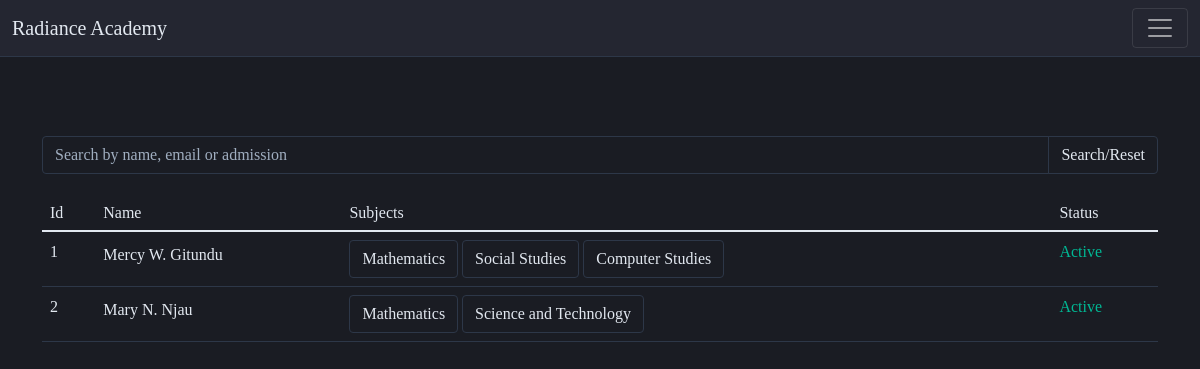
Page /Supervisor/TeachersView/ (signed in) on the committed database.
### Users/models.py (models this page shows, shortened)
class MyUser(AbstractBaseUser):
    class Role(models.TextChoices):
        Student = "Student"
        Teacher = "Teacher"
        ADMIN = "Admin"
        Finance = "Finance"
        Guardian = "Guardian"
        Receptionist = "Receptionist"
        Supervisor = "Supervisor"
        Referer = "Referer"
        Supplier = "Supplier"
    base_role = Role.Student
    email = models.EmailField(unique=True, null=True, blank=True)
    school = models.ForeignKey(Schools, null=True,blank=True, on_delete=models.CASCADE)
    id_number = models.CharField(max_length=20, unique=True)  # ✅ Ensure unique=True
    uuid = models.UUIDField(default=uuid.uuid4, unique=True, editable=False)
    date = models.DateField(default=timezone.now)
    role = models.CharField(max_length=15, choices=Role.choices, default=base_role)
    is_active = models.BooleanField(default=True)
    is_admin = models.BooleanField(default=False)
    is_staff = models.BooleanField(default=False)  # ✅ Required for Django Admin
    is_superuser = models.BooleanField(default=False)  # ✅ Needed for superusers
    objects = MyUserManager()
    USERNAME_FIELD = 'id_number'  # ✅ Django now identifies users by ID number
    REQUIRED_FIELDS = []  # No other required fields

class Schools(models.Model):
    uuid = models.UUIDField(default=uuid.uuid4, unique=True)
    names = models.CharField(max_length=150)
    display = models.CharField(max_length=100, null=True)
    location = models.CharField(max_length=100)
    contact = models.CharField(max_length=100)
    is_active = models.BooleanField(default=True)
    has_boarding = models.BooleanField(default=True)
    is_mixed = models.BooleanField(default=False)

class PersonalProfile(models.Model):
    user = models.OneToOneField(MyUser, on_delete=models.CASCADE)
    f_name = models.CharField(max_length=30)
    is_boarder = models.BooleanField(default=False)
    location = models.CharField(max_length=100, blank=True)
    l_name = models.CharField(max_length=30)
    surname = models.CharField(max_length=30, blank=True)
    gender = models.CharField(max_length=10, blank=True)
    phone = models.CharField(max_length=20, null=True)
    def get_names(self):
        first = self.f_name
        last = self.l_name
        surname = self.surname
        if first or last or surname:
            if last:
                last = last[0]
            return first.title() + ' ' + last.title() + '.' + ' ' + surname.title()
        else:
            return self.user

### SubjectList/models.py (models this page shows)
class Course(models.Model):
    name = models.CharField(max_length=100)
    discipline = models.CharField(max_length=20)
    abbreviation = models.CharField(max_length=10, default='Math')
    def __str__(self):
        return self.name

### Supervisor/views.py (the view, shortened to what this page needs)
# urls.py: path('TeachersView/', TeachersView.as_view(), name='teachers-view'),
class TeachersView(LoginRequiredMixin, TemplateView):
    template_name = 'Supervisor/teachers_view.html'
    def get_context_data(self, **kwargs):
        context = super().get_context_data(**kwargs)
        user = self.request.user
        try:
            users  = MyUser.objects.filter(role='Teacher', school=user.school)
            context['users'] = users
        except Exception:
            messages.error(self.request, 'We could not fetch Teachers from the database')
        return context

### Supervisor/templates/Supervisor/teachers_view.html (shortened to what this page needs)
{% extends 'Supervisor/base.html' %}
{% load custom_filters %}
{% block content %}
<div class="container py-4">
    <br><br>
    <form method="post">
        <div class="input-group mb-3">
            <input type="text" class="form-control" name="search" placeholder="Search by name, email or admission" aria-label="Search" aria-describedby="button-addon2">
            <button class="btn btn-outline-secondary" type="submit" id="button-addon2">Search/Reset</button>
        </div>
    </form>
    <table class="table">
        <thead>
            <tr>
                <th><h6>Id</h6></th>
                <th><h6>Name</h6></th>
                <th><h6>Subjects</h6></th>
                <th><h6>Status</h6></th>
            </tr>
        </thead>
        <tbody>
            {% for user in users %}
            <tr>
                <td>{{ forloop.counter }}</td>
                <td><a href="{% url 'teacher-id' user.id %}"><h6>{{ user.personalprofile.get_names|title }}</h6></a></td>
                <td>
                    {% for subject in user.teacherprofile.subject.all %}
                    <button class="btn btn-outline-secondary">{{ subject }}</button>
                    {% endfor %}
                </td>
                <td class="{% if user.is_active %}status-active{% else %}status-disabled{% endif %}">
                    {% if user.is_active %}Active{% else %}Disabled{% endif %}
                </td>
            </tr>
            {% endfor %}
        </tbody>
    </table>
</div>
{% endblock %}

### Supervisor/templates/Supervisor/base.html (shortened to what this page needs)
{% load static %}
{% load supervisor_filters %}
<!DOCTYPE html>
<html lang="en">
<head>
  <link href="https://cdn.jsdelivr.net/npm/bootstrap@5.1.3/dist/css/bootstrap.min.css" rel="stylesheet"
>
  <link rel="stylesheet" type="text/css" href="{% static 'Users/styles.css' %}">
  <link rel="stylesheet" type="text/css" href="{% static 'SubjectList/SubjectLiist.css' %}">
  <link rel="stylesheet" type="text/css" href="{% static 'Guardian/Guardian.css' %}">
  <link rel="stylesheet" type="text/css" href="{% static 'Teacher/teacher.css' %}">
  <link rel="stylesheet" type="text/css" href="{% static 'Supervisor/Supervisor.css' %}">
  <link rel="stylesheet" href="https://cdn.jsdelivr.net/npm/bootstrap-icons@1.10.3/font/bootstrap-icons.css">
</head>
<body>
  <nav class="navbar navbar-dark fixed-top" id="to-bar">
    <div class="container-fluid">
      <a class="navbar-brand" href="#">{% if user.is_authenticated %}{{ user.school.display }}{% else %}Mwalimu Private{% endif %}</a>
      <button class="navbar-toggler" type="button" data-bs-toggle="offcanvas" data-bs-target="#offcanvasNavbar"
        aria-controls="offcanvasNavbar">
        <span class="navbar-toggler-icon"></span>
      </button>
    </div>
  </nav>
  <div class="main-body">
    {% block content %}
    {% endblock %}
  </div>
</body>
</html>

### Users/static/Users/styles.css (style rules this page uses)
* { padding: 0; margin: 0; font-family: Nunito !important; }
nav { background-color:rgba(29, 25, 46, .8); }
.main-body { position: absolute; width: 100%; max-width: 100%; overflow-x: scroll; }
a { text-decoration: none !important; }

### SubjectList/static/SubjectList/SubjectLiist.css (style rules this page uses)
.upcoming-classes-view p,a { text-decoration:none; color:black ; padding:0px; margin:0px; }
.exam-card p,h6 { padding-top: 5px; }

### Supervisor/templates/Supervisor/base.html (style rules this page uses)
:root { --bg-dark: #1a1c23; --bg-card: #242631; --text-primary: #e2e8f0; --text-secondary: #a0aec0; --primary-color: #6c5ce7; --success-color: #00b894; --danger-color: #d63031; --border-color: #2d3748; }
body { background-color: var(--bg-dark); color: var(--text-primary); }
.navbar { background-color: var(--bg-card) !important; border-bottom: 1px solid var(--border-color); }
.navbar-brand { color: var(--text-primary) !important; }
.main-body { min-height: 100vh; padding-top: 4rem; }
.form-control { background-color: var(--bg-dark); border-color: var(--border-color); color: var(--text-primary); }
.table { color: var(--text-primary); }
.table thead { background-color: var(--bg-dark); }
.table td, .table th { border-color: var(--border-color); }

### Supervisor/templates/Supervisor/teachers_view.html (style rules this page uses)
.table { color: var(--text-primary); }
.table th { color: var(--text-primary); border-bottom-color: var(--border-color); }
.table td { color: var(--text-primary); border-color: var(--border-color); }
.status-active { color: var(--success-color) !important; }
.btn-outline-secondary { color: var(--text-primary); border-color: var(--border-color); }
.form-control { background-color: var(--bg-dark); border-color: var(--border-color); color: var(--text-primary); }
.form-control::placeholder { color: var(--text-secondary); }
a { color: var(--primary-color); text-decoration: none; }
h6 { color: var(--text-primary); margin: 0; }

### rows in the picture
MyUser: school.display "Radiance Academy", personalprofile.get_names "Mary N. Njau", is_active "Active"
MyUser: personalprofile.get_names "Mercy W. Gitundu", is_active "Active"
Course: name "Mathematics"
Course: name "Social Studies"
Course: name "Computer Studies"
Course: name "Science and Technology"
